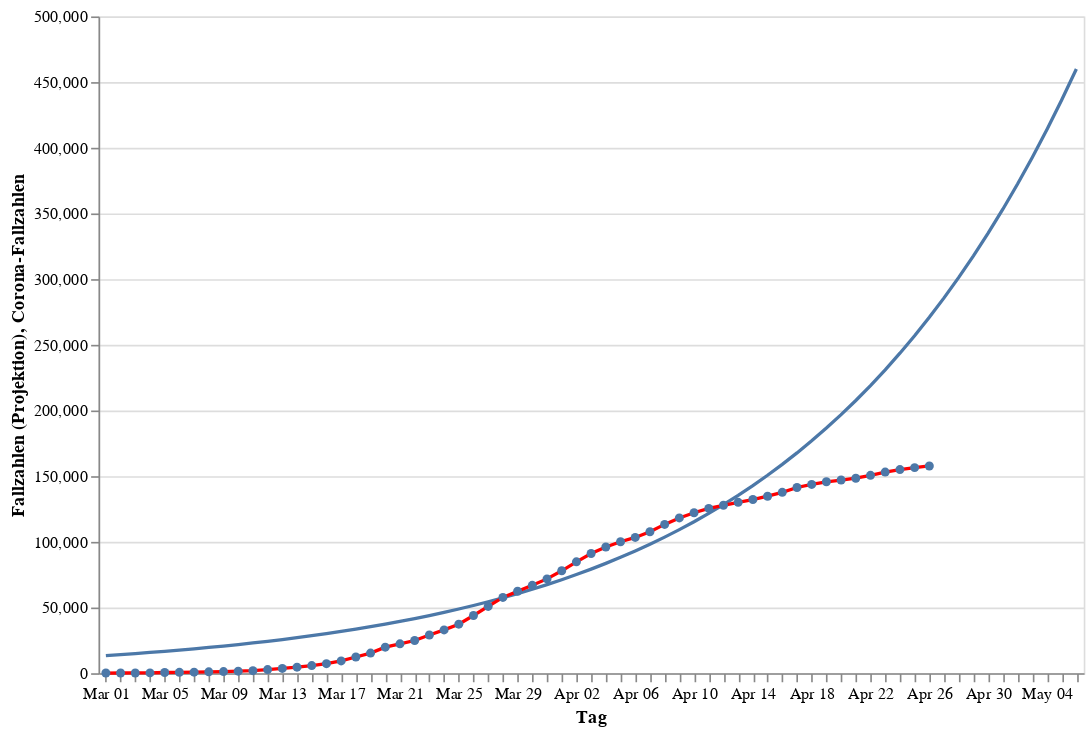

Write notebook code for a chart like this one.
### Code cell
infections_chart = alt.Chart(data).mark_line(point=True, color="red").encode(
    alt.X("monthdate(day):O", title="Tag"),
    alt.Y("cases:Q", title="Corona-Fallzahlen"))
projection_chart = alt.Chart(projection_data).mark_line(point=False).encode(
    alt.X("monthdate(day):O", title="Tag"),
    alt.Y("curve:Q", title="Fallzahlen (Projektion)"))
(projection_chart + infections_chart).properties(width=600, height=400)

### Figure 1 — Vega-Lite specification as saved in the notebook (floating-point values rounded to 4 significant figures)
{"config": {"view": {"continuousWidth": 400, "continuousHeight": 300}}, "layer": [{"data": {"name": "data-642b78efceca4fb404f361c935ef31c8"}, "mark": {"type": "line", "point": false}, "encoding": {"x": {"type": "ordinal", "field": "day", "timeUnit": "monthdate", "title": "Tag"}, "y": {"type": "quantitative", "field": "curve", "title": "Fallzahlen (Projektion)"}}}, {"data": {"name": "data-6f2e19419a0162177a1759a427a3b074"}, "mark": {"type": "line", "color": "red", "point": true}, "encoding": {"x": {"type": "ordinal", "field": "day", "timeUnit": "monthdate", "title": "Tag"}, "y": {"type": "quantitative", "field": "cases", "title": "Corona-Fallzahlen"}}}], "height": 400, "width": 600, "$schema": "https://vega.github.io/schema/vega-lite/v4.0.2.json", "datasets": {"data-642b78efceca4fb404f361c935ef31c8": [{"day": "2020-03-01T00:00:00", "curve": 13440.0}, {"day": "2020-03-02T00:00:00", "curve": 14180.0}, {"day": "2020-03-03T00:00:00", "curve": 14970.0}, {"day": "2020-03-04T00:00:00", "curve": 15800.0}, {"day": "2020-03-05T00:00:00", "curve": 16670.0}, {"day": "2020-03-06T00:00:00", "curve": 17590.0}, {"day": "2020-03-07T00:00:00", "curve": 18560.0}, {"day": "2020-03-08T00:00:00", "curve": 19590.0}, {"day": "2020-03-09T00:00:00", "curve": 20670.0}, {"day": "2020-03-10T00:00:00", "curve": 21820.0}, {"day": "2020-03-11T00:00:00", "curve": 23020.0}, {"day": "2020-03-12T00:00:00", "curve": 24290.0}, {"day": "2020-03-13T00:00:00", "curve": 25640.0}, {"day": "2020-03-14T00:00:00", "curve": 27050.0}, {"day": "2020-03-15T00:00:00", "curve": 28550.0}, {"day": "2020-03-16T00:00:00", "curve": 30130.0}, {"day": "2020-03-17T00:00:00", "curve": 31790.0}, {"day": "2020-03-18T00:00:00", "curve": 33550.0}, {"day": "2020-03-19T00:00:00", "curve": 35400.0}, {"day": "2020-03-20T00:00:00", "curve": 37360.0}, {"day": "2020-03-21T00:00:00", "curve": 39420.0}, {"day": "2020-03-22T00:00:00", "curve": 41600.0}, {"day": "2020-03-23T00:00:00", "curve": 43900.0}, {"day": "2020-03-24T00:00:00", "curve": 46320.0}, {"day": "2020-03-25T00:00:00", "curve": 48880.0}, {"day": "2020-03-26T00:00:00", "curve": 51570.0}, {"day": "2020-03-27T00:00:00", "curve": 54420.0}, {"day": "2020-03-28T00:00:00", "curve": 57420.0}, {"day": "2020-03-29T00:00:00", "curve": 60590.0}, {"day": "2020-03-30T00:00:00", "curve": 63940.0}, {"day": "2020-03-31T00:00:00", "curve": 67460.0}, {"day": "2020-04-01T00:00:00", "curve": 71180.0}, {"day": "2020-04-02T00:00:00", "curve": 75110.0}, {"day": "2020-04-03T00:00:00", "curve": 79250.0}, {"day": "2020-04-04T00:00:00", "curve": 83620.0}, {"day": "2020-04-05T00:00:00", "curve": 88220.0}, {"day": "2020-04-06T00:00:00", "curve": 93080.0}, {"day": "2020-04-07T00:00:00", "curve": 98210.0}, {"day": "2020-04-08T00:00:00", "curve": 103600.0}, {"day": "2020-04-09T00:00:00", "curve": 109300.0}, {"day": "2020-04-10T00:00:00", "curve": 115300.0}, {"day": "2020-04-11T00:00:00", "curve": 121700.0}, {"day": "2020-04-12T00:00:00", "curve": 128400.0}, {"day": "2020-04-13T00:00:00", "curve": 135400.0}, {"day": "2020-04-14T00:00:00", "curve": 142900.0}, {"day": "2020-04-15T00:00:00", "curve": 150700.0}, {"day": "2020-04-16T00:00:00", "curve": 159000.0}, {"day": "2020-04-17T00:00:00", "curve": 167700.0}, {"day": "2020-04-18T00:00:00", "curve": 176900.0}, {"day": "2020-04-19T00:00:00", "curve": 186600.0}, {"day": "2020-04-20T00:00:00", "curve": 196900.0}, {"day": "2020-04-21T00:00:00", "curve": 207600.0}, {"day": "2020-04-22T00:00:00", "curve": 219000.0}, {"day": "2020-04-23T00:00:00", "curve": 231000.0}, {"day": "2020-04-24T00:00:00", "curve": 243600.0}, {"day": "2020-04-25T00:00:00", "curve": 256900.0}, {"day": "2020-04-26T00:00:00", "curve": 271000.0}, {"day": "2020-04-27T00:00:00", "curve": 285700.0}, {"day": "2020-04-28T00:00:00", "curve": 301300.0}, {"day": "2020-04-29T00:00:00", "curve": 317700.0}, {"day": "2020-04-30T00:00:00", "curve": 335000.0}, {"day": "2020-05-01T00:00:00", "curve": 353200.0}, {"day": "2020-05-02T00:00:00", "curve": 372400.0}, {"day": "2020-05-03T00:00:00", "curve": 392600.0}, {"day": "2020-05-04T00:00:00", "curve": 413900.0}, {"day": "2020-05-05T00:00:00", "curve": 436300.0}, {"day": "2020-05-06T00:00:00", "curve": 459900.0}], "data-6f2e19419a0162177a1759a427a3b074": [{"day": "2020-03-01T00:00:00", "cases": 130}, {"day": "2020-03-02T00:00:00", "cases": 165}, {"day": "2020-03-03T00:00:00", "cases": 203}, {"day": "2020-03-04T00:00:00", "cases": 262}, {"day": "2020-03-05T00:00:00", "cases": 545}, {"day": "2020-03-06T00:00:00", "cases": 670}, {"day": "2020-03-07T00:00:00", "cases": 800}, {"day": "2020-03-08T00:00:00", "cases": 1040}, {"day": "2020-03-09T00:00:00", "cases": 1224}, {"day": "2020-03-10T00:00:00", "cases": 1565}, {"day": "2020-03-11T00:00:00", "cases": 1966}, {"day": "2020-03-12T00:00:00", "cases": 2745}, {"day": "2020-03-13T00:00:00", "cases": 3675}, {"day": "2020-03-14T00:00:00", "cases": 4599}, {"day": "2020-03-15T00:00:00", "cases": 5813}, {"day": "2020-03-16T00:00:00", "cases": 7272}, {"day": "2020-03-17T00:00:00", "cases": 9367}, {"day": "2020-03-18T00:00:00", "cases": 12327}, {"day": "2020-03-19T00:00:00", "cases": 15320}, {"day": "2020-03-20T00:00:00", "cases": 19848}, {"day": "2020-03-21T00:00:00", "cases": 22364}, {"day": "2020-03-22T00:00:00", "cases": 24873}, {"day": "2020-03-23T00:00:00", "cases": 29056}, {"day": "2020-03-24T00:00:00", "cases": 32991}, {"day": "2020-03-25T00:00:00", "cases": 37323}, {"day": "2020-03-26T00:00:00", "cases": 43938}, {"day": "2020-03-27T00:00:00", "cases": 50871}, {"day": "2020-03-28T00:00:00", "cases": 57695}, {"day": "2020-03-29T00:00:00", "cases": 62435}, {"day": "2020-03-30T00:00:00", "cases": 66885}, {"day": "2020-03-31T00:00:00", "cases": 71808}, {"day": "2020-04-01T00:00:00", "cases": 77981}, {"day": "2020-04-02T00:00:00", "cases": 84794}, {"day": "2020-04-03T00:00:00", "cases": 91159}, {"day": "2020-04-04T00:00:00", "cases": 96092}, {"day": "2020-04-05T00:00:00", "cases": 100123}, {"day": "2020-04-06T00:00:00", "cases": 103375}, {"day": "2020-04-07T00:00:00", "cases": 107663}, {"day": "2020-04-08T00:00:00", "cases": 113296}, {"day": "2020-04-09T00:00:00", "cases": 118235}, {"day": "2020-04-10T00:00:00", "cases": 122171}, {"day": "2020-04-11T00:00:00", "cases": 125452}, {"day": "2020-04-12T00:00:00", "cases": 127854}, {"day": "2020-04-13T00:00:00", "cases": 130072}, {"day": "2020-04-14T00:00:00", "cases": 132210}, {"day": "2020-04-15T00:00:00", "cases": 134753}, {"day": "2020-04-16T00:00:00", "cases": 137698}, {"day": "2020-04-17T00:00:00", "cases": 141397}, {"day": "2020-04-18T00:00:00", "cases": 143724}, {"day": "2020-04-19T00:00:00", "cases": 145742}, {"day": "2020-04-20T00:00:00", "cases": 147065}, {"day": "2020-04-21T00:00:00", "cases": 148453}, {"day": "2020-04-22T00:00:00", "cases": 150648}, {"day": "2020-04-23T00:00:00", "cases": 153129}, {"day": "2020-04-24T00:00:00", "cases": 154999}, {"day": "2020-04-25T00:00:00", "cases": 156513}, {"day": "2020-04-26T00:00:00", "cases": 157770}]}}
